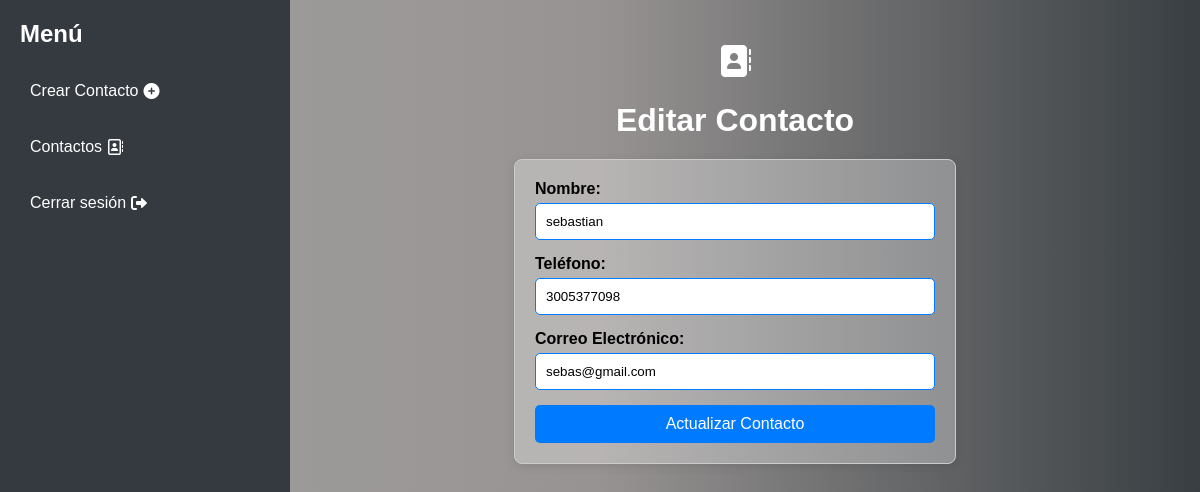
/editar_contacto.php?id=2 (signed in), run on the app's committed database.
### tables this page shows
CREATE TABLE `contactos` (
  `id` int(11) NOT NULL,
  `usuario_id` int(11) NOT NULL,
  `nombre` varchar(100) NOT NULL,
  `telefono` varchar(20) DEFAULT NULL,
  `correo` varchar(100) DEFAULT NULL,
  `fecha_creacion` timestamp NOT NULL DEFAULT current_timestamp()
);

### editar_contacto.php (the view, shortened to what this page needs)
<?php
include('config.php');
$contacto = null;
if (isset($_GET['id'])) {
    $id = $_GET['id'];
    try {
        $sql = "SELECT * FROM contactos WHERE id = :id AND usuario_id = :usuario_id";
        $stmt = $pdo->prepare($sql);
        $stmt->bindParam(':id', $id);
        $usuario_id = $_SESSION['usuario_id'];
        $stmt->bindParam(':usuario_id', $usuario_id);
        $stmt->execute();
        $contacto = $stmt->fetch(PDO::FETCH_ASSOC);
    } catch (PDOException $e) {
        $mensaje = "Error: " . $e->getMessage();
    }
}
$content = '<h2 class="title">Editar Contacto</h2>';
if ($contacto) {
    $content .= '
    <form action="editar_contacto.php" method="post">
        <input type="hidden" name="id" value="' . htmlspecialchars($contacto['id']) . '">
        <label for="nombre">Nombre:</label>
        <input type="text" id="nombre" name="nombre" value="' . htmlspecialchars($contacto['nombre']) . '" required>
        <label for="telefono">Teléfono:</label>
        <input type="text" id="telefono" name="telefono" value="' . htmlspecialchars($contacto['telefono']) . '" required>
        <label for="correo">Correo Electrónico:</label>
        <input type="email" id="correo" name="correo" value="' . htmlspecialchars($contacto['correo']) . '" required>
        <input type="submit" value="Actualizar Contacto">
    </form>';
}
include('layout.php');
?>

### css/layout.css (style rules this page uses)
body { background: linear-gradient(to right, #a1a1a0, #979392, #383e42, #42698c, #004f7c, #007cb0, #c5c7c4); background-size: 300% 300%; animation: gradientAnimation 15s ease infinite; font-family: Arial, sans-serif; margin: 0; padding: 0; }
.title { text-align: center; margin: 20px 0; font-size: 2em; color: #ffffff; }

### css/contactos.css (style rules this page uses)
form { display: flex; flex-direction: column; max-width: 400px; margin: 20px auto; padding: 20px; border: 1px solid #ccc; border-radius: 8px; background-color: rgba(255, 255, 255, 0.3); box-shadow: 0 2px 10px rgba(0, 0, 0, 0.1); }
label { margin-bottom: 5px; font-weight: bold; }
input[type="text"], input[type="email"] { margin-bottom: 15px; padding: 10px; border: 1px solid #007bff; border-radius: 5px; transition: border-color 0.3s; }
input[type="submit"] { background-color: #007bff; color: white; border: none; padding: 10px; border-radius: 5px; cursor: pointer; font-size: 16px; transition: background-color 0.3s; }
.title { text-align: center; margin: 20px 0; font-size: 2em; color: #ffffff; }

### data on the page
contactos: nombre "sebastian", telefono "3005377098", correo "sebas@gmail.com"
